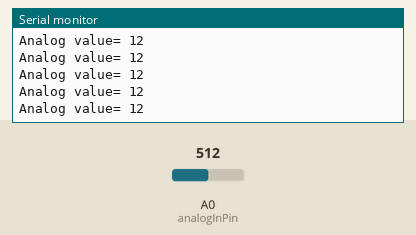
A sketch run on a simulated Arduino Uno, built with avr-gcc and run on an emulated ATmega328P. On the bench: the last lines printed to the serial monitor. The inputs (shaded band) are chosen by the test bench; at power-on: A0 (analogInPin) = 512.

Above: at 1.2 s.
1.3 s: A0 (analogInPin) set to 591
At 2.4 s:
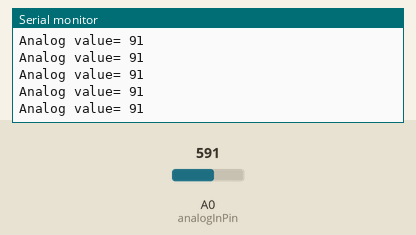
2.8 s: A0 (analogInPin) set to 615
At 3.5 s:
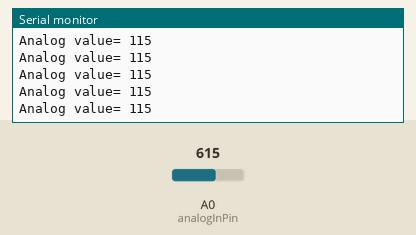
11.8 s: A0 (analogInPin) set to 382
At 12.6 s:
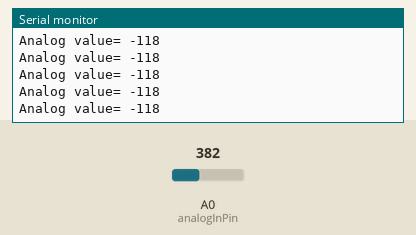
14.8 s: A0 (analogInPin) set to 408
At 15.9 s:
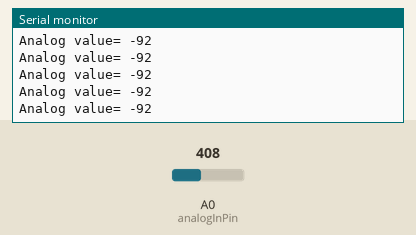
20.8 s: A0 (analogInPin) set to 484
At 21.5 s:
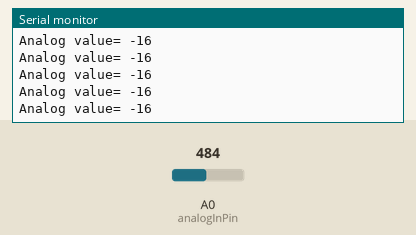
22.3 s: A0 (analogInPin) set to 499
At 22.9 s:
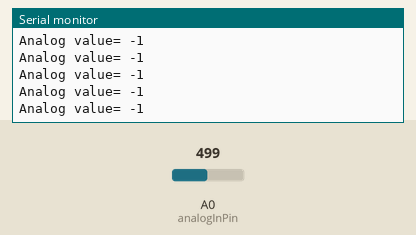
Timing chart, 0 to 24.8 s (numbered marks = the images above; inputs shaded):
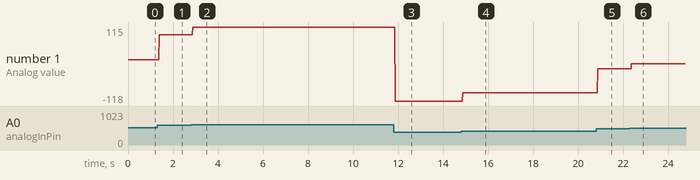

The sketch:

sketch.ino
```cpp
const int analogInPin  = A0;
int sensorAnalogValue  = 0;
const int digitalInPin = 2;
int sensorDigitalValue = 0;
const int level_1 = 7;
const int level_2 = 6;
const int level_3 = 5;
const int level_4 = 4;
const int level_5 = 3;


void setup()
{
  Serial.begin(9600);
  Serial.println("Microphone Test" );
}

void loop()
{
  int volume  = analogRead(analogInPin) - 500;


  if(volume < 20)
  {
    digitalWrite(level_1, HIGH);
    digitalWrite(level_2, LOW);
    digitalWrite(level_3, LOW);
    digitalWrite(level_4, LOW);
    digitalWrite(level_5, LOW);
  }
  if((volume >= 20) && (volume < 40))
  {
    digitalWrite(level_1, HIGH);
    digitalWrite(level_2, HIGH);
    digitalWrite(level_3, LOW);
    digitalWrite(level_4, LOW);
    digitalWrite(level_5, LOW);
  }
  if((volume >= 40) && (volume < 60))
  {
    digitalWrite(level_1, HIGH);
    digitalWrite(level_2, HIGH);
    digitalWrite(level_3, HIGH);
    digitalWrite(level_4, LOW);
    digitalWrite(level_5, LOW);
  }
  if((volume >= 60) && (volume < 80))
  {
    digitalWrite(level_1, HIGH);
    digitalWrite(level_2, HIGH);
    digitalWrite(level_3, HIGH);
    digitalWrite(level_4, HIGH);
    digitalWrite(level_5, LOW);
  }
  if((volume >= 80))
  {
    digitalWrite(level_1, HIGH);
    digitalWrite(level_2, HIGH);
    digitalWrite(level_3, HIGH);
    digitalWrite(level_4, HIGH);
    digitalWrite(level_5, HIGH);
  }

  Serial.print("Analog value= ");
  Serial.println(volume);

}
```

Measured:
- after the input at 1.3 s, the serial monitor: prints a new line after 0.08 s (image 1)
- after the input at 2.8 s, the serial monitor: prints a new line after 0.08 s (image 2)
- after the input at 11.8 s, the serial monitor: prints a new line after 0.07 s (image 3)
- after the input at 14.8 s, the serial monitor: prints a new line after 0.07 s (image 4)
- after the input at 20.8 s, the serial monitor: prints a new line after 0.08 s (image 5)
- after the input at 22.3 s, the serial monitor: prints a new line after 0.08 s (image 6)
- plotted number 1: 12 → 91 after the input at 1.3 s, 91 → 115 after the input at 2.8 s, 115 → -118 after the input at 11.8 s, -118 → -92 after the input at 14.8 s, -92 → -16 after the input at 20.8 s
